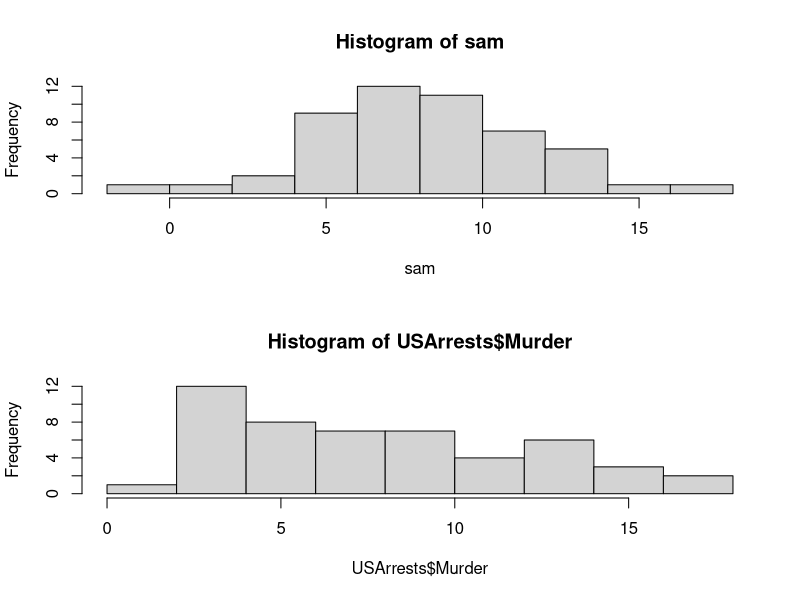

Source code (R):
## ---- chunk 1
# It has 50 rows (states) and 4 columns (variables).
dim(USArrests)
## ---- chunk 2
head(USArrests, 9)

## ---- chunk 3
# getStats takes a vector input and returns the length, mean, and standard deviation in a vector.
getStats = function(input)
{
  m = mean(input)
  n = length(input)
  d = sd(input)
  return(c(length = n, mean = m,standard_dev = d))
}

## ---- chunk 4
# The function getStats does not deal with missing values.  The function outputs NAs when it runs into them.
## ---- chunk 5
# I can utilize the na.omit() function to have the rows with NA stripped out for calculations.
getStatsSafe = function(input)
{
  clean = na.omit(input)
  m = mean(clean)
  n = length(clean)
  d = sd(clean)
  return(c(length = n, mean = m,standard_dev = d))
  
}
## ---- chunk 6
# Get the data
out =  apply(USArrests, 2, FUN = getStatsSafe)

# Now output the mean and standard deviation info that was requesed.
out[c("mean", "standard_dev"),]
## ---- chunk 7
# Use set.seed() so this is reproducible.
set.seed(100)

# Generate our needed data
out = getStatsSafe(USArrests$Murder)

# Parse output for more readability
len = out["length"]
mean = out["mean"]
stdev = out["standard_dev"]

# Generate our random sample from normal distribution
sam = rnorm(len, mean = mean, sd = stdev)
sam
## ---- chunk 8
# These 2 histograms do not look that similar.  They both have similar ranges, but my random sample has a normal distrubtion (that was how it was generated), whereas the murder data does not appear to be normally distributed.
par(mfrow = c(2,1))
hist(sam)
hist(USArrests$Murder)
## ---- chunk 9
out = within(USArrests, {MurderRatio = Murder / UrbanPop} )
head(out)
## ---- chunk 10
out$MurderGroup = ifelse(out$MurderRatio > 0.25, "High", "Medium")
out$MurderGroup = ifelse(out$MurderRatio < 0.05, "Low", out$MurderGroup)
head(out)
## ---- chunk 11
# 8% of states are in the High group, 72% in the medium group, and 20% in the low group.
prop.table(table(out$MurderGroup)) * 100
## ---- chunk 12
# Probablity is vector of weights, so we will use .08 (high), 0.20 (low), 0.72 (Medium), which we generated in problem 12.
sam = sample(c("High", "Low", "Medium"), size = 50, replace = TRUE, prob = c(.08, .20, .72) )

# Now make the prop table to generate percents
prop.table(table(sam)) * 100

# I believe the percentages are not equal because I set the sample parameter replace to TRUE.
## ---- chunk 13
# High MurderGroup states also have the highest Assault numbers and 2nd highest rape numbers.  However, they have a lower Urban Pop than Low and Medium groups.  There seems to be a sweet spot in terms of urban population between the lower end (~50%) for the high murdergroup, and the higher end (~68%) for the medium murdergroup.  The low murdergroup sits inbetween these two Urban population percentages and has lower numbers of all 3 crimes.
aggregate(USArrests, by = list(out$MurderGroup), FUN = mean)
## ---- chunk 14
# Write a function for this so we can do it many times.
# Generate 100 fair coin flips
flip = function()
{
  sides <- c(1,0) # 1 = HEAD, 0 = TAIL
  coins <- sample(sides, 100, replace= TRUE, p = c(0.5,0.5))

  # Make coins one long string for easier analysis
  coins = paste(coins, collapse = "")
  
  # Mark our matches (100)
  coins = gsub("100", "X", coins)
  
  # Count number of hits in the string, for our total number of times hitting the 
  #pattern 100.
  return(stringr::str_count(coins, "X"))
}

# Simulate 10000 separate 100 coin flips
input = numeric()
for ( i in 1:10000)
{
 
  input <- append(input, flip())
}

# Use my stats function from earlier in this homework to get mean and std dev.
getStats(input)

# It looks like the mean is ~ 12 and a standard deviation of 2.  So a coin coming up 1-0-0 
# 21 times when flipped 100 times does not appear to be a fair.
